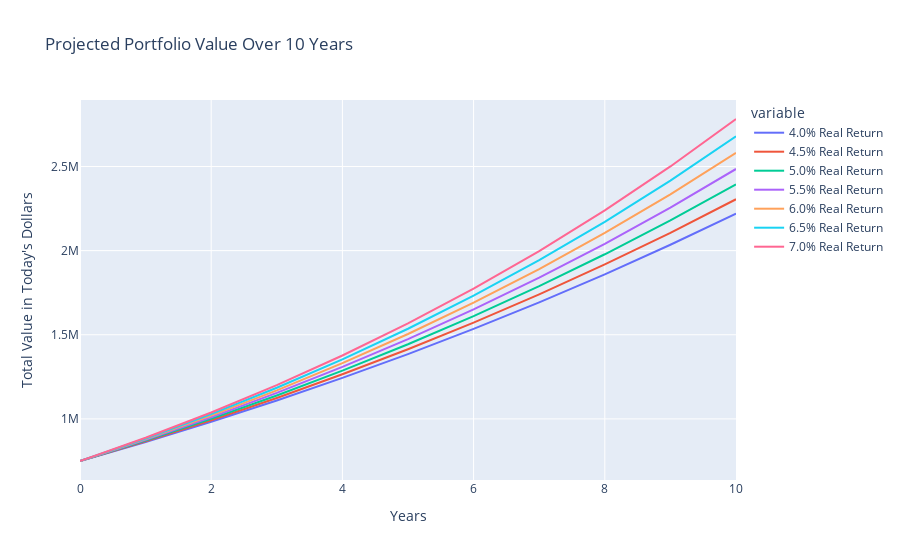

Write notebook code for a chart like this one.
### Code cell
import numpy as np
import pandas as pd
import plotly.express as px

# Initialize variables
initial_balance = 750_000  # Starting with $750,000
monthly_contribution = 6_666  # Contributing $6,666 monthly
annual_contribution = monthly_contribution * 12  # Annualize the monthly contribution
years = 10  # Over 10 years
inflation = 0.025  # Assuming 2.5% inflation

# Real returns in percentages for plotting multiple scenarios
real_returns = [0.04, 0.045, 0.05, 0.055, 0.06, 0.065, 0.07]

# Function to calculate future value for each year
def calculate_yearly_values(initial_balance, annual_contribution, real_return, inflation, years):
    yearly_values = np.zeros(years + 1)
    yearly_values[0] = initial_balance  # Initial balance in year 0
    for year in range(1, years + 1):
        initial_balance *= (1 + real_return)  # Compounding the initial balance
        yearly_values[year] = initial_balance  # Storing the compounded initial balance for year i

        # Calculating the future value of contributions up to year i
        temp_annual_contribution = annual_contribution
        for j in range(year):
            yearly_values[year] += temp_annual_contribution * ((1 + real_return) ** (year - j))
            temp_annual_contribution *= (1 + inflation)  # Account for inflation in the contributions

    return yearly_values

# Create a DataFrame to hold the yearly values
df = pd.DataFrame({'Years': np.arange(0, years + 1)})

# Calculate and add yearly values for each real return scenario to the DataFrame
for real_return in real_returns:
    yearly_values = calculate_yearly_values(initial_balance, annual_contribution, real_return, inflation, years)
    df[f"{real_return * 100:.1f}% Real Return"] = yearly_values

# Create the interactive line chart
fig = px.line(df, x='Years', y=df.columns[1:],
              title='Projected Portfolio Value Over 10 Years',
              labels={'value': 'Total Value in Today\'s Dollars'},
              hover_data={"Years": True})

fig.show()

### Figure 1 — Plotly figure (JSON) as saved in the notebook; plotly's stock layout.template omitted (floating-point values rounded to 4 significant figures)
{"data": [{"hovertemplate": "variable=4.0% Real Return<br>Years=%{x}<br>Total Value in Today's Dollars=%{y}<extra></extra>", "legendgroup": "4.0% Real Return", "line": {"color": "#636efa", "dash": "solid"}, "marker": {"symbol": "circle"}, "mode": "lines", "name": "4.0% Real Return", "orientation": "v", "showlegend": true, "type": "scatter", "x": [0, 1, 2, 3, 4, 5, 6, 7, 8, 9, 10], "xaxis": "x", "y": [750000, 863200.0, 983000.0, 1110000.0, 1244000.0, 1385000.0, 1535000.0, 1693000.0, 1859000.0, 2035000.0, 2220000.0], "yaxis": "y"}, {"hovertemplate": "variable=4.5% Real Return<br>Years=%{x}<br>Total Value in Today's Dollars=%{y}<extra></extra>", "legendgroup": "4.5% Real Return", "line": {"color": "#EF553B", "dash": "solid"}, "marker": {"symbol": "circle"}, "mode": "lines", "name": "4.5% Real Return", "orientation": "v", "showlegend": true, "type": "scatter", "x": [0, 1, 2, 3, 4, 5, 6, 7, 8, 9, 10], "xaxis": "x", "y": [750000, 867300.0, 992100.0, 1125000.0, 1265000.0, 1414000.0, 1573000.0, 1740000.0, 1918000.0, 2106000.0, 2305000.0], "yaxis": "y"}, {"hovertemplate": "variable=5.0% Real Return<br>Years=%{x}<br>Total Value in Today's Dollars=%{y}<extra></extra>", "legendgroup": "5.0% Real Return", "line": {"color": "#00cc96", "dash": "solid"}, "marker": {"symbol": "circle"}, "mode": "lines", "name": "5.0% Real Return", "orientation": "v", "showlegend": true, "type": "scatter", "x": [0, 1, 2, 3, 4, 5, 6, 7, 8, 9, 10], "xaxis": "x", "y": [750000, 871500.0, 1001000.0, 1139000.0, 1287000.0, 1444000.0, 1611000.0, 1789000.0, 1978000.0, 2180000.0, 2394000.0], "yaxis": "y"}, {"hovertemplate": "variable=5.5% Real Return<br>Years=%{x}<br>Total Value in Today's Dollars=%{y}<extra></extra>", "legendgroup": "5.5% Real Return", "line": {"color": "#ab63fa", "dash": "solid"}, "marker": {"symbol": "circle"}, "mode": "lines", "name": "5.5% Real Return", "orientation": "v", "showlegend": true, "type": "scatter", "x": [0, 1, 2, 3, 4, 5, 6, 7, 8, 9, 10], "xaxis": "x", "y": [750000, 875600.0, 1010000.0, 1155000.0, 1309000.0, 1474000.0, 1651000.0, 1839000.0, 2041000.0, 2256000.0, 2485000.0], "yaxis": "y"}, {"hovertemplate": "variable=6.0% Real Return<br>Years=%{x}<br>Total Value in Today's Dollars=%{y}<extra></extra>", "legendgroup": "6.0% Real Return", "line": {"color": "#FFA15A", "dash": "solid"}, "marker": {"symbol": "circle"}, "mode": "lines", "name": "6.0% Real Return", "orientation": "v", "showlegend": true, "type": "scatter", "x": [0, 1, 2, 3, 4, 5, 6, 7, 8, 9, 10], "xaxis": "x", "y": [750000, 879800.0, 1019000.0, 1170000.0, 1331000.0, 1505000.0, 1691000.0, 1891000.0, 2105000.0, 2335000.0, 2581000.0], "yaxis": "y"}, {"hovertemplate": "variable=6.5% Real Return<br>Years=%{x}<br>Total Value in Today's Dollars=%{y}<extra></extra>", "legendgroup": "6.5% Real Return", "line": {"color": "#19d3f3", "dash": "solid"}, "marker": {"symbol": "circle"}, "mode": "lines", "name": "6.5% Real Return", "orientation": "v", "showlegend": true, "type": "scatter", "x": [0, 1, 2, 3, 4, 5, 6, 7, 8, 9, 10], "xaxis": "x", "y": [750000, 883900.0, 1029000.0, 1185000.0, 1354000.0, 1536000.0, 1732000.0, 1944000.0, 2171000.0, 2416000.0, 2679000.0], "yaxis": "y"}, {"hovertemplate": "variable=7.0% Real Return<br>Years=%{x}<br>Total Value in Today's Dollars=%{y}<extra></extra>", "legendgroup": "7.0% Real Return", "line": {"color": "#FF6692", "dash": "solid"}, "marker": {"symbol": "circle"}, "mode": "lines", "name": "7.0% Real Return", "orientation": "v", "showlegend": true, "type": "scatter", "x": [0, 1, 2, 3, 4, 5, 6, 7, 8, 9, 10], "xaxis": "x", "y": [750000, 888100.0, 1038000.0, 1201000.0, 1377000.0, 1568000.0, 1774000.0, 1998000.0, 2239000.0, 2500000.0, 2782000.0], "yaxis": "y"}], "layout": {"autosize": true, "legend": {"title": {"text": "variable"}, "tracegroupgap": 0}, "title": {"text": "Projected Portfolio Value Over 10 Years"}, "xaxis": {"anchor": "y", "autorange": true, "domain": [0, 1], "range": [0, 10], "title": {"text": "Years"}, "type": "linear"}, "yaxis": {"anchor": "x", "autorange": true, "domain": [0, 1], "range": [637100.0, 2895000.0], "title": {"text": "Total Value in Today's Dollars"}, "type": "linear"}}}
